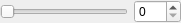
<?xml version="1.0" encoding="UTF-8"?>
<ui version="4.0">
 <class>LEDControlWidget</class>
 <widget class="QWidget" name="LEDControlWidget">
  <property name="geometry">
   <rect>
    <x>0</x>
    <y>0</y>
    <width>176</width>
    <height>20</height>
   </rect>
  </property>
  <property name="windowTitle">
   <string>LED Control Widget</string>
  </property>
  <layout class="QHBoxLayout" name="horizontalLayout_3">
   <property name="margin">
    <number>0</number>
   </property>
   <item>
    <widget class="QSlider" name="slider">
     <property name="minimumSize">
      <size>
       <width>128</width>
       <height>0</height>
      </size>
     </property>
     <property name="maximum">
      <number>255</number>
     </property>
     <property name="orientation">
      <enum>Qt::Horizontal</enum>
     </property>
    </widget>
   </item>
   <item>
    <widget class="QSpinBox" name="spinBox">
     <property name="maximum">
      <number>255</number>
     </property>
    </widget>
   </item>
  </layout>
 </widget>
 <tabstops>
  <tabstop>slider</tabstop>
  <tabstop>spinBox</tabstop>
 </tabstops>
 <resources/>
 <connections>
  <connection>
   <sender>slider</sender>
   <signal>valueChanged(int)</signal>
   <receiver>spinBox</receiver>
   <slot>setValue(int)</slot>
   <hints>
    <hint type="sourcelabel">
     <x>179</x>
     <y>20</y>
    </hint>
    <hint type="destinationlabel">
     <x>294</x>
     <y>22</y>
    </hint>
   </hints>
  </connection>
  <connection>
   <sender>spinBox</sender>
   <signal>valueChanged(int)</signal>
   <receiver>slider</receiver>
   <slot>setValue(int)</slot>
   <hints>
    <hint type="sourcelabel">
     <x>285</x>
     <y>13</y>
    </hint>
    <hint type="destinationlabel">
     <x>168</x>
     <y>21</y>
    </hint>
   </hints>
  </connection>
 </connections>
</ui>
